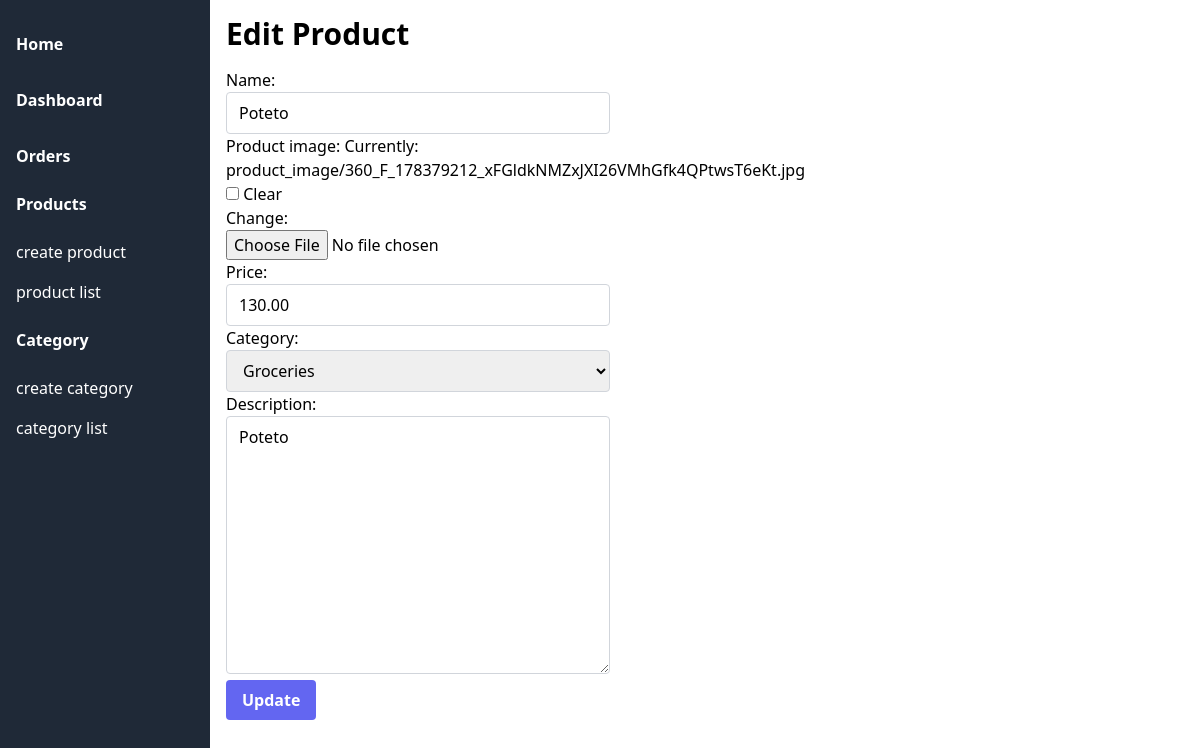
The app's page /update_product/7/ (signed in) with its own data.
### shop/models.py (models this page shows, shortened)
class Product(models.Model):
    category = models.ForeignKey(Category,related_name='products', on_delete=models.CASCADE)
    name = models.CharField(max_length=200)
    slug = models.SlugField(max_length=200,unique=True)
    product_image = models.ImageField(upload_to='product_image', blank=True,null=True)
    description = models.TextField(blank=True)
    summary = models.CharField(max_length=300)
    price = models.DecimalField(max_digits=10, decimal_places=2)
    available = models.BooleanField(default=True)
    created = models.DateTimeField(auto_now_add=True)
    updated = models.DateTimeField(auto_now=True)
    featured = models.BooleanField(default=False)
    brand= models.ForeignKey(Brand, on_delete=models.CASCADE, related_name='brand', null=True, blank=True)
    class Meta:
        ordering = ['name']
        indexes = [
            models.Index(fields=['id', 'slug']),
            models.Index(fields=['name']),
            models.Index(fields=['-created']),
        ]

class Category(models.Model):
    name = models.CharField(max_length=200)
    slug = models.SlugField(max_length=200,unique=True)
    category_image = models.ImageField(upload_to='category_image', blank=True, null=True)
    class Meta:
        ordering = ['name']
        indexes = [
            models.Index(fields=['name']),
        ]
        verbose_name = 'category'
        verbose_name_plural = 'categories'
    def __str__(self):
        return self.name

### administration/views.py (the view)
# urls.py: path('update_product/<int:pk>/', views.product_update, name='update-product' ),
@login_required
def product_update(request, pk):
    product = Product.objects.get(pk=pk)
    if request.method == "POST":
        form = ProductForm(request.POST, request.FILES, instance=product)
        if form.is_valid():
            form.save()
            return redirect("product-list")
    else:
        form = ProductForm(instance=product)
    return render(request, "product/update.html", {"form": form})

### administration/forms.py
class ProductForm(forms.ModelForm):
    class Meta:
        model = Product
        fields = ['name', 'product_image', 'price', 'category', 'description']
        widgets = {
            'name': forms.TextInput(attrs={'class': 'w-full px-3 py-2 border border-gray-300 rounded focus:outline-none focus:border-indigo-500', 'placeholder': 'Enter product name'}),
            'product_image': forms.ClearableFileInput(attrs={'class': 'w-full'}),
            'price': forms.TextInput(attrs={'class': 'w-full px-3 py-2 border border-gray-300 rounded focus:outline-none focus:border-indigo-500', 'placeholder': 'Enter price'}),
            'category': forms.Select(attrs={'class': 'w-full px-3 py-2 border border-gray-300 rounded focus:outline-none focus:border-indigo-500'}),
            'description': forms.Textarea(attrs={'class': 'w-full px-3 py-2 border border-gray-300 rounded focus:outline-none focus:border-indigo-500', 'placeholder': 'Enter description'}),
        }

### cart/context_processors.py (called while the page is built)
def cart_items_count(request):
    session_id = request.session.session_key
    cart_items = CartItem.objects.filter(session_id=session_id)
    cart_items_count = 0
    for item in cart_items:
        cart_items_count += item.quantity
    return {"cart_items_count": cart_items_count}

### administration/templates/product/update.html (shortened to what this page needs)
{% extends "admin.html" %}
{% block body %}
<div class="container mx-auto p-4">
    <h1 class="text-3xl font-bold mb-4">Edit Product</h1>
    <form action="" method="POST" class="max-w-sm" enctype="multipart/form-data">
        {{form.as_p}}
        <button type="submit" class="bg-indigo-500 hover:bg-indigo-700 text-white font-bold py-2 px-4 rounded">Update</button>
    </form>
</div>
{% endblock  %}

### records on screen
Product: name "Poteto", price "130.00", category "Groceries", description "Poteto"
